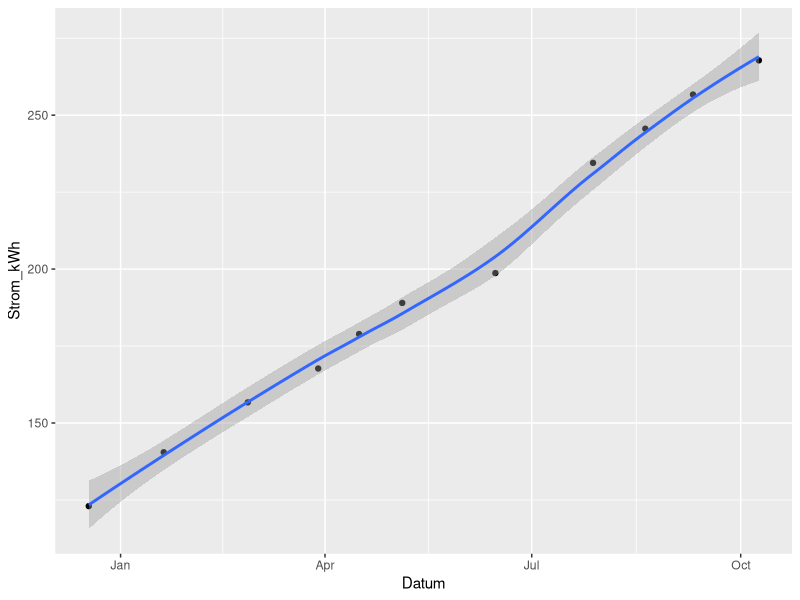

This chart was generated by the following R code: (Note: this script raises an error after producing the figure.)
### Ziel: Ein R-Script bauen, das mit dem aktuellen Datum und dem Zählerstand
# aufgerufen werden kann, beide Datenpunkte einer Tabelle hinzufügt
# und in ein Diagramm den Stromverbrauch gegen die Zeit aufträgt.

# deklariere importierte Pakete zuerst
library(dplyr)
library(ggplot2)
library(magrittr)
library(readr)
library(tibble)

# lese Datensatz ein
# install.packages("readr")
Verbrauch <- read_csv(file = "Strom.csv")
# visualisiere Zählerstand (siehe auch Help > Cheatsheets)
# install.packages("ggplot2")
ggplot(data = Verbrauch, mapping = aes(x = Datum, y = Strom_kWh)) +
  geom_point() +
  stat_smooth()

# füge weiteren Zählerstand zur Tabelle hinzu
# install.packages("tibble")
Verbrauch <- add_row(.data = Verbrauch,
                     Datum = Sys.Date(), # oder "YYYY-MM-DD" selbst eintragen
                     Strom_kWh = 278.9)

# speichere aktualisierte Tabelle als Datei
write_csv(x = Verbrauch, path = "Strom.csv")


### weiteres Ziel: Aus dem bisher erfassten Verbrauch den Abschlag hochrechnen
# und visualisieren.

# definiere Variablen (im Vertragssinne eher "Konstanten")
Strompreis_EUR_pro_kWh <- 0.25
Stromgrundpreis_EUR_pro_Monat <- 10
Stromabschlag_EUR_pro_Monat <- 15

# breche Verbrauch auf Tage herunter & rechne auf Monat hoch
# 1. aus den Datumsangaben ein Intervall
# 2. Stromverbrauch zwischen zwei Zählerständen
# 3. Stromverbrauch pro Tag
# 4. realistischer Abschlag aus Grundpreis, kWh/Tag * 30 * Preis/kWh

# install.packages("dplyr")

Abschlag <-
  mutate(
    .data = Verbrauch,
    Intervall_Tage = as.numeric(Datum - lag(Datum)), # oder as.int()

    Strom_kWh_am_Tag = (Strom_kWh - lag(Strom_kWh)) / Intervall_Tage,

    Abschlag_Strom_EUR
    = Strom_kWh_am_Tag * 30
    * Strompreis_EUR_pro_kWh
    + Stromgrundpreis_EUR_pro_Monat
  )


# visualisiere Hochrechnung

ggplot(data = Abschlag, mapping = aes(Datum, y = Abschlag_Strom_EUR)) +

  # hochgerechnet auf Monat
  geom_line(color = "yellow", linetype = "dotted") +

  # hochgerechnet auf Jahr
  geom_line(aes(y = mean(Abschlag_Strom_EUR, na.rm = TRUE)),
            color = "yellow",
            linetype = "dashed") +

  # tatsächlich
  geom_line(aes(y = Stromabschlag_EUR_pro_Monat), color = "yellow") +

  # aufhübschen (zusätzlich zu linetype & color oben)
  theme_dark() +
  labs(title = "Stromabschlag in €", x = NULL, y = NULL)

### Eigene Weiterarbeit hieran:
# 1. einen echten Zählerstand in Strom.csv eintragen (Datumsformat: "YYYY-MM-DD")
# 2. Beispieldaten löschen & Strom.csv speichern
#
# Dann: .RProj-Datei regelmäßig öffnen, neuen Zählerstand in add_row(...) eintragen,
# und Script mittels "Source with Echo"-Button ausführen. Das jeweils aktuelle
# Diagramm sollte im "Plots"-Tab erscheinen.
#
# Weiterentwicklungsideen für dieses Script:
# https://github.com/katrinleinweber/Halbwegs-Smart-MeteR/issues
#
# Weitere R-Lern-Resourcen
# - http://exercism.io/languages/r/
# - https://swcarpentry.github.io/r-novice-gapminder/
